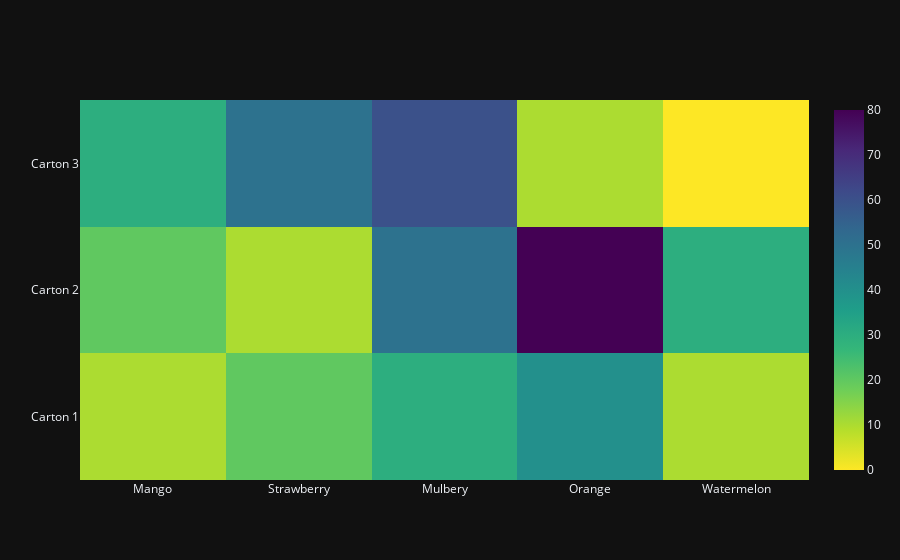

Notebook cell for this chart:
### Code cell
x = ['Mango', 'Strawberry', 'Mulbery', 'Orange', 'Watermelon']
y = ['Carton 1', 'Carton 2', 'Carton 3']
z = [
    [10, 20, 30, 40, 10],
    [20, 10, 50, 80, 30],
    [30, 50, 60, 10, 0],
]
trace = go.Heatmap(
    x=x, y=y, z=z,
    colorscale='Viridis',
    reversescale=True
)
data = [trace]
offline.iplot(data)

### Figure 1 — Plotly figure (JSON) as saved in the notebook; plotly's stock layout.template omitted (floating-point values rounded to 4 significant figures)
{"data": [{"colorscale": [[0.0, "#440154"], [0.1111, "#482878"], [0.2222, "#3e4989"], [0.3333, "#31688e"], [0.4444, "#26828e"], [0.5556, "#1f9e89"], [0.6667, "#35b779"], [0.7778, "#6ece58"], [0.8889, "#b5de2b"], [1.0, "#fde725"]], "reversescale": true, "x": ["Mango", "Strawberry", "Mulbery", "Orange", "Watermelon"], "y": ["Carton 1", "Carton 2", "Carton 3"], "z": [[10, 20, 30, 40, 10], [20, 10, 50, 80, 30], [30, 50, 60, 10, 0]], "type": "heatmap"}], "layout": {}}
